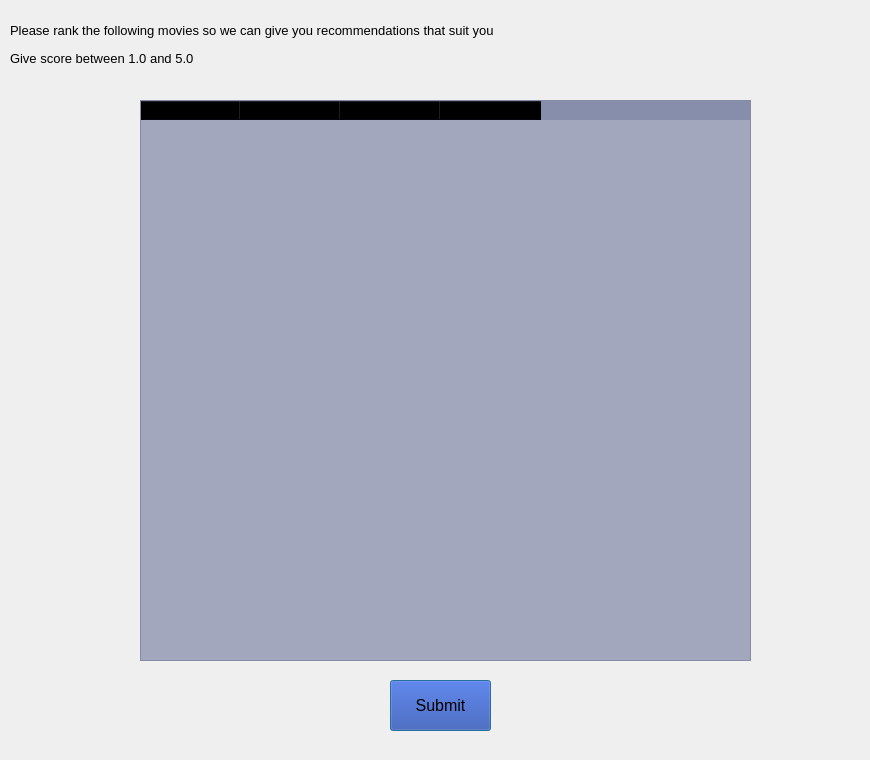
<?xml version="1.0" encoding="UTF-8"?>
<ui version="4.0">
 <class>Dialog</class>
 <widget class="QDialog" name="Dialog">
  <property name="geometry">
   <rect>
    <x>0</x>
    <y>0</y>
    <width>870</width>
    <height>760</height>
   </rect>
  </property>
  <property name="windowTitle">
   <string>Dialog</string>
  </property>
  <widget class="QTableWidget" name="popularTable">
   <property name="geometry">
    <rect>
     <x>140</x>
     <y>100</y>
     <width>611</width>
     <height>561</height>
    </rect>
   </property>
   <property name="minimumSize">
    <size>
     <width>511</width>
     <height>561</height>
    </size>
   </property>
   <property name="layoutDirection">
    <enum>Qt::LeftToRight</enum>
   </property>
   <property name="autoFillBackground">
    <bool>true</bool>
   </property>
   <property name="styleSheet">
    <string notr="true">background-color: rgba(23,39,99,0.2)</string>
   </property>
   <property name="selectionBehavior">
    <enum>QAbstractItemView::SelectItems</enum>
   </property>
   <column>
    <property name="text">
     <string>Movie name</string>
    </property>
    <property name="font">
     <font>
      <pointsize>10</pointsize>
     </font>
    </property>
    <property name="textAlignment">
     <set>AlignCenter</set>
    </property>
   </column>
   <column>
    <property name="text">
     <string>Year</string>
    </property>
    <property name="font">
     <font>
      <pointsize>10</pointsize>
     </font>
    </property>
    <property name="textAlignment">
     <set>AlignCenter</set>
    </property>
   </column>
   <column>
    <property name="text">
     <string>Rank</string>
    </property>
    <property name="font">
     <font>
      <pointsize>10</pointsize>
     </font>
    </property>
    <property name="textAlignment">
     <set>AlignCenter</set>
    </property>
   </column>
   <column>
    <property name="text">
     <string>Your rank</string>
    </property>
    <property name="font">
     <font>
      <pointsize>10</pointsize>
     </font>
    </property>
    <property name="textAlignment">
     <set>AlignCenter</set>
    </property>
   </column>
  </widget>
  <widget class="QPushButton" name="submit_button">
   <property name="geometry">
    <rect>
     <x>390</x>
     <y>680</y>
     <width>101</width>
     <height>51</height>
    </rect>
   </property>
   <property name="font">
    <font>
     <pointsize>12</pointsize>
    </font>
   </property>
   <property name="cursor">
    <cursorShape>PointingHandCursor</cursorShape>
   </property>
   <property name="toolTipDuration">
    <number>-1</number>
   </property>
   <property name="styleSheet">
    <string notr="true">background-color: rgba(40,70,170,0.9)
</string>
   </property>
   <property name="text">
    <string>Submit</string>
   </property>
  </widget>
  <widget class="QLabel" name="label">
   <property name="geometry">
    <rect>
     <x>10</x>
     <y>10</y>
     <width>651</width>
     <height>41</height>
    </rect>
   </property>
   <property name="font">
    <font>
     <pointsize>10</pointsize>
    </font>
   </property>
   <property name="text">
    <string>Please rank the following movies so we can give you recommendations that suit you</string>
   </property>
  </widget>
  <widget class="QLabel" name="label_2">
   <property name="geometry">
    <rect>
     <x>10</x>
     <y>50</y>
     <width>261</width>
     <height>16</height>
    </rect>
   </property>
   <property name="font">
    <font>
     <pointsize>10</pointsize>
    </font>
   </property>
   <property name="text">
    <string>Give score between 1.0 and 5.0</string>
   </property>
  </widget>
 </widget>
 <resources/>
 <connections/>
</ui>
